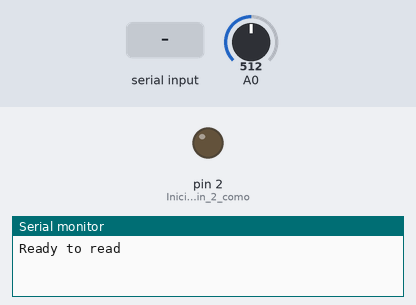
Simulated run of this sketch. Board: Arduino Uno, built with avr-gcc and run on an emulated ATmega328P. Shown: output pins drawn as LEDs (lit = HIGH), the last lines printed to the serial monitor. The test bench sets the inputs (shaded band); at power-on: A0 = 512.

Above: at 1.2 s.
1.3 s: byte 30 received over Serial
At 2.1 s:
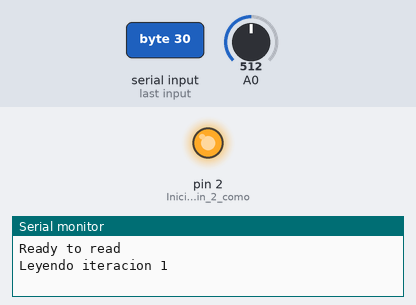
2.8 s: A0 set to 630
4.3 s: A0 set to 665
At 4.7 s:
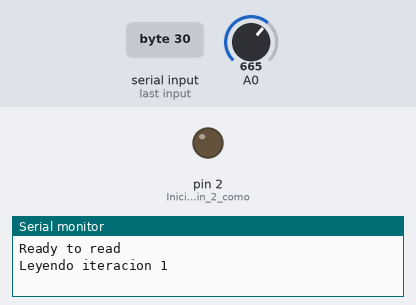
5.8 s: A0 set to 12
7.3 s: A0 set to 9
At 7.7 s:
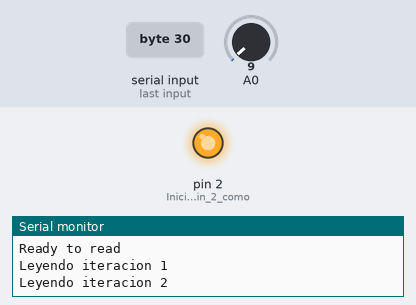
Timing chart, 0 to 9.8 s (numbered marks = the images above; inputs shaded):
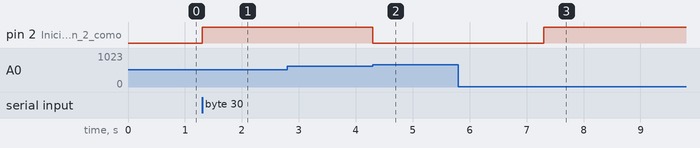

The sketch:

Capacimetro_RC.ino
```cpp
unsigned long int tInicio = 0, tFinal = 0, t = 0, acumulador = 0;  //Incializacion de variables para medicion
void setup() {
  Serial.begin(9600);    //Inicializacion monitor serie
  pinMode(2, OUTPUT);    //Inicializacion pin 2 como salida digital
  digitalWrite(2, LOW);  //Set salida digital en bajo-GND
}

void loop() {
  Serial.println("Ready to read");
  while (!Serial.available())  //Bucle de espera infinito hasta que haya algo en puerto serie
    ;
  char c = Serial.read();  //Guardamos lo leido para limpiar el buffer
  acumulador = 0;
  for(int i=0; i<10; i++){
    acumulador += calcular(i);
  }
  float tPromedio = float(acumulador)/10;
  Serial.print("Tiempo de carga: ");
  Serial.print(tPromedio);
  Serial.println("uS");
  Serial.println("Descargando.");
}

unsigned long int calcular(int i) {

  tInicio = 0;  //Limpieza de variables
  tFinal = 0;   //Limpieza de variables
  t = 0;        //Limpieza de variables
  Serial.print("Leyendo iteracion ");
  Serial.println(i+1);
  tInicio = micros();           //Guardamos tiempo de inicio
  digitalWrite(2, HIGH);        //Seteamos el pin en alto para iniciar la carga
  while (analogRead(A0) < 647)  //Bucle de espera infinito hasta que se alcance un 63,2% de carga
    ;
  tFinal = micros();           //Guardamos el tiempo de carga
  digitalWrite(2, LOW);        //Iniciamos la descarga
  t = tFinal - tInicio;        //Guardamos la diferencia de tiempo
  while (analogRead(A0) > 10)  //Bucle infinito hasta que se descargue
    ;
  return t;
}
```

Measured:
- the behaviour switches between 646 and 647 on A0 (found by bisection; images 1 and 2)
- the behaviour switches between 11 and 10 on A0 (found by bisection; images 2 and 3)
- after the input at 1.3 s, pin 2 (Inicializacion_pin_2_como): LOW → HIGH at once
- after the input at 2.8 s, every drawn part: stays the same
- after the input at 4.3 s, pin 2 (Inicializacion_pin_2_como): HIGH → LOW at once
- after the input at 5.8 s, every drawn part: stays the same
- after the input at 7.3 s, pin 2 (Inicializacion_pin_2_como): LOW → HIGH at once
